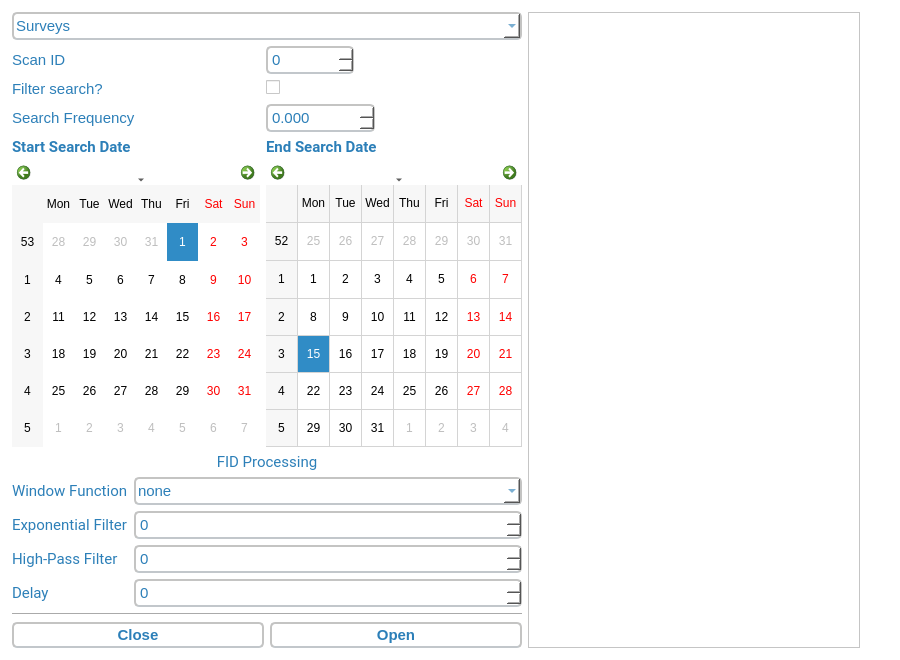
<?xml version="1.0" encoding="UTF-8"?>
<ui version="4.0">
 <class>ScanChooser</class>
 <widget class="QWidget" name="ScanChooser">
  <property name="geometry">
   <rect>
    <x>0</x>
    <y>0</y>
    <width>900</width>
    <height>660</height>
   </rect>
  </property>
  <property name="sizePolicy">
   <sizepolicy hsizetype="Preferred" vsizetype="Preferred">
    <horstretch>0</horstretch>
    <verstretch>0</verstretch>
   </sizepolicy>
  </property>
  <property name="minimumSize">
   <size>
    <width>900</width>
    <height>660</height>
   </size>
  </property>
  <property name="maximumSize">
   <size>
    <width>900</width>
    <height>660</height>
   </size>
  </property>
  <property name="windowTitle">
   <string>Scan Chooser</string>
  </property>
  <property name="styleSheet">
   <string notr="true">QMainWindow {
 background-color: #ffffff;
 font-family: 'Roboto', sans-serif
}

QMenuBar {
 background-color: #ffffff;
 color: #ffffff;
 font-family: 'Roboto', sans-serif
}

QMenuBar::item {
 background: transparent;
 color: #2c7fb8;
 border-radius: 4px;
}

QMenuBar::item:selected {
 background: #edf8b1;
 color: #2c7fb8
}

QPushButton {
 background-color: #FFFFFF;
border-top-left-radius: 5px;
border-top-right-radius: 5px;
border-bottom-left-radius: 5px;
border-bottom-right-radius: 5px;
border: 1.5px solid #C4C4C3;
border-bottom-color: #C2C7CB; /* same as the pane color */
min-width: 10ex;
padding: 2px;
font-family: 'Roboto', sans-serif;
font-weight: 500;
font-size: 15px;
color: #2c7fb8;
}

QCalendarWidget {
	background-color: #FFFFFF;
	color: #2c7fb8;
	font-size: 12px;
border: 1.5px solid #C4C4C3;
border-bottom-color: #C2C7CB; /* same as the pane color */
border-top-left-radius: 5px;
border-top-right-radius: 5px;
border-bottom-left-radius: 5px;
border-bottom-right-radius: 5px;
min-width: 10ex;
padding: 2px;
font-family: 'Roboto', sans-serif
}

QWidget {
 background-color: #ffffff
}

QTabWidget {
background-color: #ffffff
}

QLabel {
color: #2c7fb8;
font-family: 'Roboto', sans-serif;
font-size: 15px
}

QDoubleSpinBox {
	background-color: #FFFFFF;
	color: #2c7fb8;
	font-size: 15px;
border: 1.5px solid #C4C4C3;
border-bottom-color: #C2C7CB; /* same as the pane color */
border-top-left-radius: 5px;
border-top-right-radius: 5px;
border-bottom-left-radius: 5px;
border-bottom-right-radius: 5px;
min-width: 10ex;
padding: 2px;
font-family: 'Roboto', sans-serif
}

QSpinBox {
	background-color: #FFFFFF;
	color: #2c7fb8;
	font-size: 15px;
border: 1.5px solid #C4C4C3;
border-bottom-color: #C2C7CB; /* same as the pane color */
border-top-left-radius: 5px;
border-top-right-radius: 5px;
border-bottom-left-radius: 5px;
border-bottom-right-radius: 5px;
min-width: 10ex;
padding: 2px;
font-family: 'Roboto', sans-serif
}

QComboBox {
background-color: #FFFFFF;
color: #2c7fb8;
font-size: 15px;
border: 2px solid #C4C4C3;
border-bottom-color: #C2C7CB; /* same as the pane color */
border-top-left-radius: 5px;
border-top-right-radius: 5px;
border-bottom-left-radius: 5px;
border-bottom-right-radius: 5px;
min-width: 8ex;
padding: 2px;
font-family: 'Roboto', sans-serif
}

QTabWidget::pane { /* The tab widget frame */
border-top: 2px solid #C2C7CB;
}
QTabWidget::tab-bar {
left: 5px; /* move to the right by 5px */
}
/* Style the tab using the tab sub-control. Note that it reads QTabBar _not_ QTabWidget */
QTabBar::tab {
background: #FFFFFF;
color: #2c7fb8;
border: 2px solid #FFFFFF;
border-bottom-color: #C2C7CB; /* same as the pane color */
border-top-left-radius: 4px;
border-top-right-radius: 4px;
min-width: 8ex;
padding: 2px;
font-family: 'Roboto', sans-serif
}
QTabBar::tab:selected, QTabBar::tab:hover {
background: #edf8b1;
color: #2c7fb8;
font-family: 'Roboto';
font-weight: 600
}
QTabBar::tab:selected {
border-color: #edf8b1;
border-bottom-color: #C2C7CB; /* same as pane color */
}
QTabBar::tab:!selected {
margin-top: 2px; /* make non-selected tabs look smaller */
}</string>
  </property>
  <widget class="QWidget" name="horizontalLayoutWidget_2">
   <property name="geometry">
    <rect>
     <x>12</x>
     <y>12</y>
     <width>848</width>
     <height>636</height>
    </rect>
   </property>
   <layout class="QHBoxLayout" name="horizontalLayout_3">
    <property name="rightMargin">
     <number>0</number>
    </property>
    <item>
     <layout class="QVBoxLayout" name="verticalLayout">
      <item>
       <widget class="QComboBox" name="comboBoxScanChooser">
        <item>
         <property name="text">
          <string>Surveys</string>
         </property>
        </item>
        <item>
         <property name="text">
          <string>Batch</string>
         </property>
        </item>
        <item>
         <property name="text">
          <string>DR Batch</string>
         </property>
        </item>
       </widget>
      </item>
      <item>
       <layout class="QFormLayout" name="formLayout">
        <item row="1" column="0">
         <widget class="QLabel" name="label">
          <property name="text">
           <string>Scan ID</string>
          </property>
         </widget>
        </item>
        <item row="1" column="1">
         <widget class="QSpinBox" name="spinBoxBatchNumber">
          <property name="sizePolicy">
           <sizepolicy hsizetype="Fixed" vsizetype="Fixed">
            <horstretch>0</horstretch>
            <verstretch>0</verstretch>
           </sizepolicy>
          </property>
          <property name="minimumSize">
           <size>
            <width>88</width>
            <height>0</height>
           </size>
          </property>
          <property name="toolTip">
           <string>Specify the batch/scan number</string>
          </property>
          <property name="alignment">
           <set>Qt::AlignLeading|Qt::AlignLeft|Qt::AlignVCenter</set>
          </property>
          <property name="maximum">
           <number>10000000</number>
          </property>
         </widget>
        </item>
        <item row="3" column="1">
         <widget class="QDoubleSpinBox" name="doubleSpinBoxSearchFreq">
          <property name="sizePolicy">
           <sizepolicy hsizetype="Fixed" vsizetype="Fixed">
            <horstretch>0</horstretch>
            <verstretch>0</verstretch>
           </sizepolicy>
          </property>
          <property name="minimumSize">
           <size>
            <width>88</width>
            <height>0</height>
           </size>
          </property>
          <property name="toolTip">
           <string>Frequency to search for in MHz.</string>
          </property>
          <property name="suffix">
           <string extracomment="MHz"/>
          </property>
          <property name="decimals">
           <number>3</number>
          </property>
          <property name="maximum">
           <double>100000.000000000000000</double>
          </property>
         </widget>
        </item>
        <item row="5" column="1">
         <widget class="QCalendarWidget" name="calendarWidgetEndDate">
          <property name="sizePolicy">
           <sizepolicy hsizetype="Fixed" vsizetype="Fixed">
            <horstretch>0</horstretch>
            <verstretch>0</verstretch>
           </sizepolicy>
          </property>
          <property name="maximumSize">
           <size>
            <width>400</width>
            <height>400</height>
           </size>
          </property>
          <property name="gridVisible">
           <bool>true</bool>
          </property>
         </widget>
        </item>
        <item row="3" column="0">
         <widget class="QLabel" name="label_2">
          <property name="text">
           <string>Search Frequency</string>
          </property>
         </widget>
        </item>
        <item row="5" column="0">
         <widget class="QCalendarWidget" name="calendarWidgetStartDate">
          <property name="toolTip">
           <string>Start Date</string>
          </property>
          <property name="selectedDate">
           <date>
            <year>2010</year>
            <month>1</month>
            <day>1</day>
           </date>
          </property>
         </widget>
        </item>
        <item row="4" column="1">
         <widget class="QLabel" name="label_3">
          <property name="font">
           <font>
            <family>Roboto,sans-serif</family>
            <pointsize>-1</pointsize>
            <weight>75</weight>
            <bold>true</bold>
           </font>
          </property>
          <property name="text">
           <string>End Search Date</string>
          </property>
         </widget>
        </item>
        <item row="4" column="0">
         <widget class="QLabel" name="label_4">
          <property name="font">
           <font>
            <family>Roboto,sans-serif</family>
            <pointsize>-1</pointsize>
            <weight>75</weight>
            <bold>true</bold>
           </font>
          </property>
          <property name="text">
           <string>Start Search Date</string>
          </property>
         </widget>
        </item>
        <item row="2" column="1">
         <widget class="QCheckBox" name="checkBoxFilter">
          <property name="text">
           <string/>
          </property>
         </widget>
        </item>
        <item row="2" column="0">
         <widget class="QLabel" name="label_6">
          <property name="text">
           <string>Filter search?</string>
          </property>
         </widget>
        </item>
       </layout>
      </item>
      <item>
       <widget class="QLabel" name="label_5">
        <property name="maximumSize">
         <size>
          <width>16777215</width>
          <height>50</height>
         </size>
        </property>
        <property name="font">
         <font>
          <family>Roboto,sans-serif</family>
          <pointsize>-1</pointsize>
         </font>
        </property>
        <property name="text">
         <string>FID Processing</string>
        </property>
        <property name="alignment">
         <set>Qt::AlignCenter</set>
        </property>
       </widget>
      </item>
      <item>
       <layout class="QFormLayout" name="formLayout_3">
        <item row="0" column="0">
         <widget class="QLabel" name="label_7">
          <property name="font">
           <font>
            <family>Roboto,sans-serif</family>
            <pointsize>-1</pointsize>
           </font>
          </property>
          <property name="text">
           <string>Window Function</string>
          </property>
         </widget>
        </item>
        <item row="0" column="1">
         <widget class="QComboBox" name="comboBoxWindowFunction">
          <property name="maximumSize">
           <size>
            <width>16777215</width>
            <height>16777215</height>
           </size>
          </property>
          <property name="statusTip">
           <string>Apply a window function to the FID.</string>
          </property>
          <item>
           <property name="text">
            <string>none</string>
           </property>
          </item>
          <item>
           <property name="text">
            <string>blackman</string>
           </property>
          </item>
          <item>
           <property name="text">
            <string>blackmanharris</string>
           </property>
          </item>
          <item>
           <property name="text">
            <string>boxcar</string>
           </property>
          </item>
          <item>
           <property name="text">
            <string>hanning</string>
           </property>
          </item>
          <item>
           <property name="text">
            <string>bartlett</string>
           </property>
          </item>
         </widget>
        </item>
        <item row="1" column="0">
         <widget class="QLabel" name="label_8">
          <property name="font">
           <font>
            <family>Roboto,sans-serif</family>
            <pointsize>-1</pointsize>
           </font>
          </property>
          <property name="text">
           <string>Exponential Filter</string>
          </property>
         </widget>
        </item>
        <item row="1" column="1">
         <widget class="QSpinBox" name="spinBoxExpFilter">
          <property name="toolTip">
           <string/>
          </property>
          <property name="toolTipDuration">
           <number>2</number>
          </property>
          <property name="statusTip">
           <string>Apply an exponential filter (microseconds)</string>
          </property>
          <property name="maximum">
           <number>1000</number>
          </property>
          <property name="singleStep">
           <number>10</number>
          </property>
         </widget>
        </item>
        <item row="2" column="1">
         <widget class="QSpinBox" name="spinBoxHighPass">
          <property name="statusTip">
           <string>Apply a high-pass filter (microseconds)</string>
          </property>
          <property name="maximum">
           <number>1000</number>
          </property>
         </widget>
        </item>
        <item row="3" column="0">
         <widget class="QLabel" name="label_10">
          <property name="font">
           <font>
            <family>Roboto,sans-serif</family>
            <pointsize>-1</pointsize>
           </font>
          </property>
          <property name="text">
           <string>Delay</string>
          </property>
         </widget>
        </item>
        <item row="3" column="1">
         <widget class="QSpinBox" name="spinBoxDelay">
          <property name="statusTip">
           <string>Delay the FID processing (microseconds)</string>
          </property>
          <property name="suffix">
           <string/>
          </property>
          <property name="maximum">
           <number>1000</number>
          </property>
         </widget>
        </item>
        <item row="2" column="0">
         <widget class="QLabel" name="label_9">
          <property name="font">
           <font>
            <family>Roboto,sans-serif</family>
            <pointsize>-1</pointsize>
           </font>
          </property>
          <property name="text">
           <string>High-Pass Filter</string>
          </property>
         </widget>
        </item>
       </layout>
      </item>
      <item>
       <widget class="Line" name="line">
        <property name="orientation">
         <enum>Qt::Horizontal</enum>
        </property>
       </widget>
      </item>
      <item>
       <layout class="QHBoxLayout" name="horizontalLayout" stretch="0,0">
        <property name="spacing">
         <number>-1</number>
        </property>
        <property name="sizeConstraint">
         <enum>QLayout::SetMaximumSize</enum>
        </property>
        <property name="topMargin">
         <number>0</number>
        </property>
        <item>
         <widget class="QPushButton" name="pushButtonCloseChooser">
          <property name="text">
           <string>Close</string>
          </property>
         </widget>
        </item>
        <item>
         <widget class="QPushButton" name="pushButtonOpenScan">
          <property name="text">
           <string>Open</string>
          </property>
         </widget>
        </item>
       </layout>
      </item>
     </layout>
    </item>
    <item>
     <widget class="QTableWidget" name="tableWidgetScanChooser">
      <property name="font">
       <font>
        <pointsize>15</pointsize>
       </font>
      </property>
      <property name="toolTip">
       <string>Lists the scan numbers that satisfy the search conditions.</string>
      </property>
     </widget>
    </item>
   </layout>
  </widget>
 </widget>
 <resources/>
 <connections/>
</ui>
